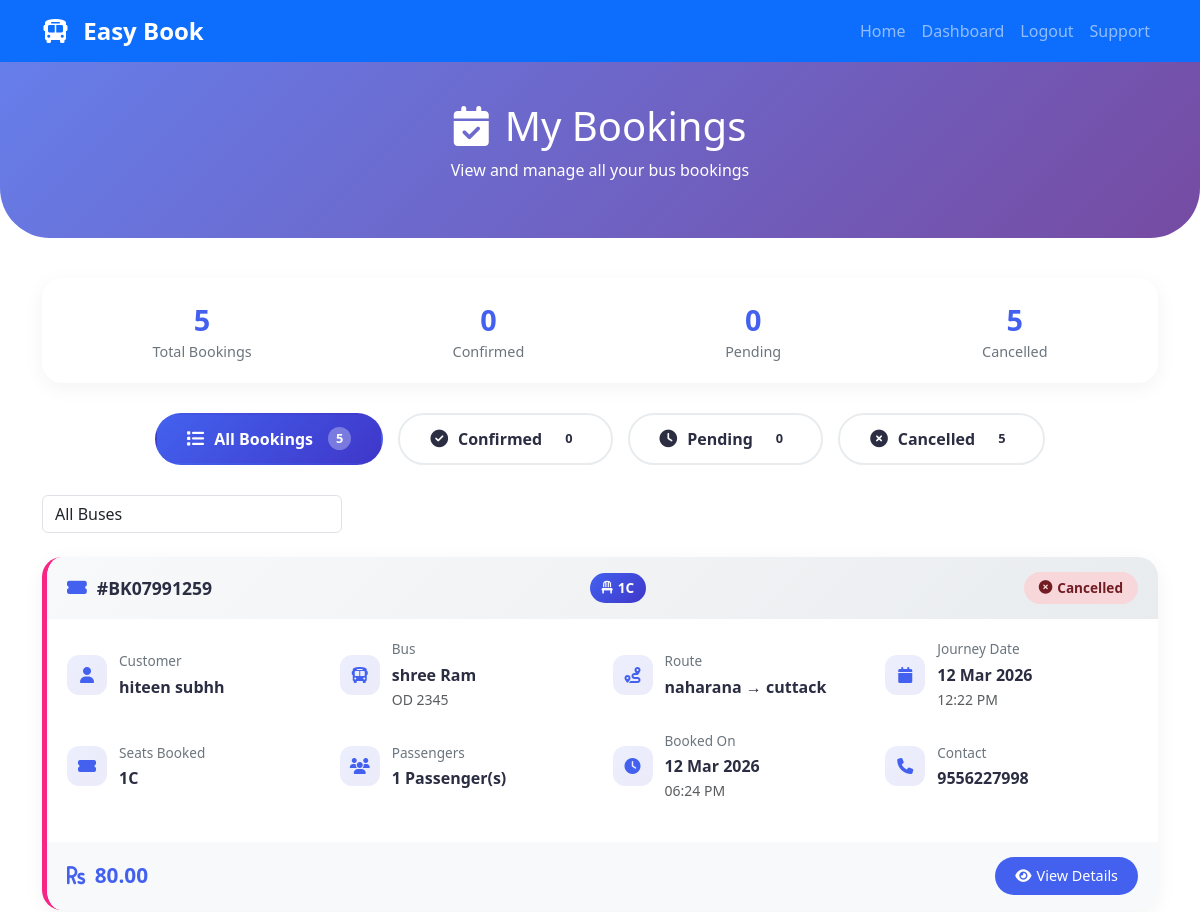
/bus-owner/bookings/ (signed in, upper part), run on an earlier commit of the app's database.
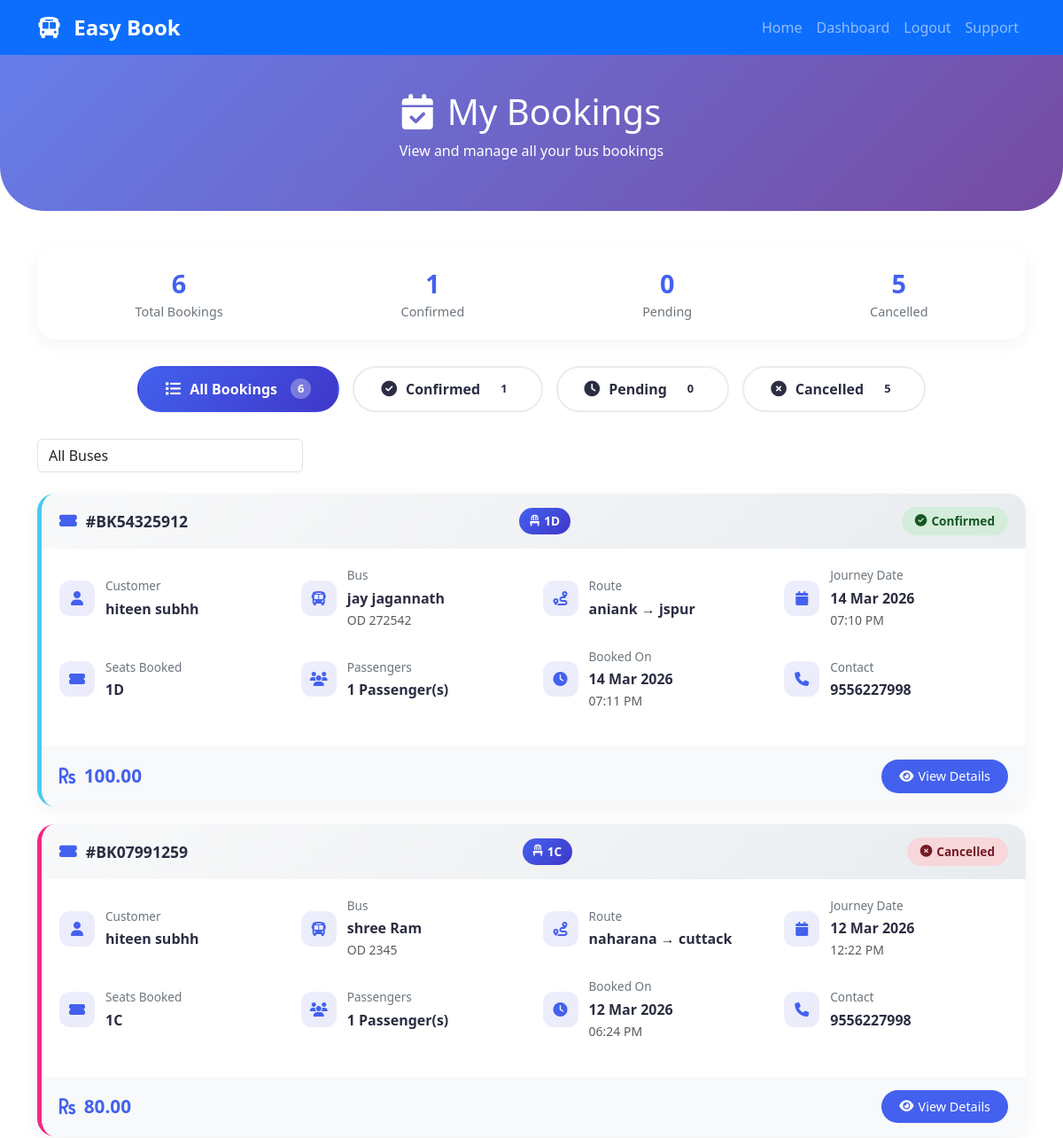
And on a later commit of the database.
### easybook/apps/bookings/models.py (models this page shows, shortened)
class Booking(models.Model):
    BOOKING_STATUS = (
        ('pending', 'Pending'),
        ('confirmed', 'Confirmed'),
        ('cancelled', 'Cancelled'),
        ('completed', 'Completed'),
    )
    user = models.ForeignKey(User, on_delete=models.CASCADE, limit_choices_to={'user_type': 'customer'}, related_name='customer_bookings')
    route = models.ForeignKey(Route, on_delete=models.CASCADE, related_name='route_bookings')
    booking_date = models.DateTimeField(auto_now_add=True)
    journey_date = models.DateField()
    total_amount = models.DecimalField(max_digits=10, decimal_places=2)
    status = models.CharField(max_length=20, choices=BOOKING_STATUS, default='pending')
    payment_id = models.CharField(max_length=100, blank=True, null=True)
    payment_method = models.CharField(max_length=50, blank=True, null=True)
    booking_reference = models.CharField(max_length=20, unique=True)

class BookedSeat(models.Model):
    GENDER_CHOICES = (
        ('M', 'Male'),
        ('F', 'Female'),
        ('O', 'Other'),
    )
    booking = models.ForeignKey(Booking, on_delete=models.CASCADE, related_name='booked_seats')
    seat = models.ForeignKey(Seat, on_delete=models.CASCADE, related_name='seat_bookings')
    passenger_name = models.CharField(max_length=100)
    passenger_age = models.IntegerField()
    passenger_gender = models.CharField(max_length=10, choices=GENDER_CHOICES)
    passenger_adhar = models.CharField(max_length=12, blank=True, null=True)
    class Meta:
        unique_together = ['booking', 'seat']

### easybook/apps/bus_owners/models.py (models this page shows, shortened)
class Seat(models.Model):
    SEAT_TYPES = (
        ('window', 'Window'),
        ('aisle', 'Aisle'),
        ('middle', 'Middle'),
        ('sleeper_lower', 'Sleeper Lower'),
        ('sleeper_upper', 'Sleeper Upper'),
    )
    bus = models.ForeignKey(Bus, on_delete=models.CASCADE, related_name='seats')
    seat_number = models.CharField(max_length=10)
    seat_type = models.CharField(max_length=20, choices=SEAT_TYPES, default='window')
    seat_row = models.IntegerField()
    seat_column = models.IntegerField()
    is_active = models.BooleanField(default=True)
    class Meta:
        unique_together = ['bus', 'seat_number']
        ordering = ['seat_row', 'seat_column']

class Route(models.Model):
    bus = models.ForeignKey(Bus, on_delete=models.CASCADE, related_name='routes')
    source = models.CharField(max_length=100)
    destination = models.CharField(max_length=100)
    departure_time = models.DateTimeField()
    arrival_time = models.DateTimeField()
    duration = models.CharField(max_length=50, help_text="e.g., 5 hours 30 mins", blank=True)
    fare = models.DecimalField(max_digits=10, decimal_places=2)
    available_seats = models.IntegerField()
    operating_days = models.CharField(max_length=100, help_text="Mon,Tue,Wed,Thu,Fri,Sat,Sun", default="All Days")

class Bus(models.Model):
    BUS_TYPES = (
        ('ac', 'AC'),
        ('non_ac', 'Non AC'),
        ('sleeper', 'Sleeper'),
        ('seater', 'Seater'),
        ('ac_sleeper', 'AC Sleeper'),
        ('luxury', 'Luxury'),
    )
    BUS_LAYOUTS = (
        ('2x2', '2 x 2 (4 seats per row)'),
        ('2x1', '2 x 1 (3 seats per row)'),
        ('1x2', '1 x 2 (3 seats per row)'),
        ('sleeper_2x1', 'Sleeper 2 x 1'),
        ('sleeper_1x1', 'Sleeper 1 x 1'),
    )
    owner = models.ForeignKey(User, on_delete=models.CASCADE, limit_choices_to={'user_type': 'bus_owner'}, related_name='buses')
    bus_name = models.CharField(max_length=100)
    bus_type = models.CharField(max_length=20, choices=BUS_TYPES)
    bus_number = models.CharField(max_length=20, unique=True)
    total_seats = models.IntegerField()
    seat_layout = models.CharField(max_length=20, choices=BUS_LAYOUTS, default='2x2')
    amenities = models.TextField(help_text="AC, WiFi, Charging point, etc.", blank=True)
    bus_image = models.ImageField(upload_to='bus_images/', null=True, blank=True)
    is_active = models.BooleanField(default=True)
    created_at = models.DateTimeField(auto_now_add=True)
    updated_at = models.DateTimeField(auto_now=True)

### easybook/apps/accounts/models.py (models this page shows, shortened)
class User(AbstractUser):
    USER_TYPES = (
        ('customer', 'Customer'),
        ('bus_owner', 'Bus Owner'),
        ('admin', 'Admin'),
    )
    user_type = models.CharField(max_length=20, choices=USER_TYPES, default='customer')
    phone = models.CharField(max_length=15, unique=True)
    email_verified = models.BooleanField(default=False)
    phone_verified = models.BooleanField(default=False)
    profile_pic = models.ImageField(upload_to='profile_pics/', null=True, blank=True)
    address = models.CharField(max_length=255, blank=True, null=True)
    city = models.CharField(max_length=100, blank=True, null=True)
    state = models.CharField(max_length=100, blank=True, null=True)
    pincode = models.CharField(max_length=10, blank=True, null=True)
    date_of_birth = models.DateField(null=True, blank=True)
    created_at = models.DateTimeField(auto_now_add=True)
    updated_at = models.DateTimeField(auto_now=True)
    groups = models.ManyToManyField(
        'auth.Group',
        verbose_name='groups',
        blank=True,
        help_text='The groups this user belongs to.',
        related_name="custom_user_set",
        related_query_name="custom_user",
    )
    user_permissions = models.ManyToManyField(
        'auth.Permission',
        verbose_name='user permissions',
        blank=True,
        help_text='Specific permissions for this user.',
        related_name="custom_user_set",
        related_query_name="custom_user",
    )

### easybook/apps/bus_owners/views.py (the view)
# urls.py: path('bookings/', views.bus_bookings, name='bus_bookings'),
@login_required
def bus_bookings(request):
    if request.user.user_type != 'bus_owner':
        messages.error(request, 'Access denied. Bus owner only.')
        return redirect('home')
    buses = Bus.objects.filter(owner=request.user)
    all_routes = Route.objects.filter(bus__in=buses)
    bookings = Booking.objects.filter(route__in=all_routes).order_by('-booking_date')
    status = request.GET.get('status')
    if status:
        bookings = bookings.filter(status=status)
    bus_id = request.GET.get('bus')
    if bus_id:
        bookings = bookings.filter(route__bus_id=bus_id)
    total_bookings = Booking.objects.filter(route__in=all_routes).count()
    confirmed_bookings = Booking.objects.filter(route__in=all_routes, status='confirmed').count()
    pending_bookings = Booking.objects.filter(route__in=all_routes, status='pending').count()
    cancelled_bookings = Booking.objects.filter(route__in=all_routes, status='cancelled').count()
    context = {
        'bookings': bookings,
        'buses': buses,
        'total_bookings': total_bookings,
        'confirmed_bookings': confirmed_bookings,
        'pending_bookings': pending_bookings,
        'cancelled_bookings': cancelled_bookings,
    }
    return render(request, 'bus_owner/bookings.html', context)

### templates/bus_owner/bookings.html (shortened to what the changed rows need)
{% extends 'base.html' %}
{% block content %}
<div class="page-header">
    <div class="container">
        <h1><i class="fas fa-calendar-check me-3"></i>My Bookings</h1>
    </div>
</div>
<div class="container mb-5">
    <div class="stats-card">
        <div class="stat-item">
            <div class="stat-value">{{ total_bookings }}</div>
            <div class="stat-label">Total Bookings</div>
        </div>
        <div class="stat-item">
            <div class="stat-value">{{ confirmed_bookings }}</div>
            <div class="stat-label">Confirmed</div>
        </div>
    </div>
    <div class="filter-tabs">
        <div class="filter-tab {% if not request.GET.status %}active{% endif %}" onclick="filterBookings('all')">
            <i class="fas fa-list"></i>
            All Bookings
            <span class="count">{{ total_bookings }}</span>
        </div>
        <div class="filter-tab {% if request.GET.status == 'confirmed' %}active{% endif %}" onclick="filterBookings('confirmed')">
            <i class="fas fa-check-circle"></i>
            Confirmed
            <span class="count">{{ confirmed_bookings }}</span>
        </div>
    </div>
    {% if bookings %}
        {% for booking in bookings %}
        <div class="booking-card {{ booking.status }}" data-status="{{ booking.status }}">
            <div class="booking-header">
                <div class="booking-ref">
                    <i class="fas fa-ticket-alt"></i>
                    #{{ booking.booking_reference }}
                </div>
                <div class="seat-numbers">
                    {% for seat in booking.booked_seats.all %}
                    <span class="seat-badge">
                        <i class="fas fa-chair"></i>
                        {{ seat.seat.seat_number }}
                    </span>
                    {% endfor %}
                </div>
                <div class="status-badge {{ booking.status }}">
                    <i class="fas
                        {% if booking.status == 'confirmed' %}fa-check-circle
                        {% elif booking.status == 'pending' %}fa-clock
                        {% elif booking.status == 'cancelled' %}fa-times-circle
                        {% else %}fa-question-circle{% endif %}">
                    </i>
                    {{ booking.status|title }}
                </div>
            </div>
            <div class="booking-body">
                <div class="info-grid">
                    <div class="info-item">
                        <div class="info-icon">
                            <i class="fas fa-user"></i>
                        </div>
                        <div class="info-content">
                            <div class="info-label">Customer</div>
                            <div class="info-value">{{ booking.user.get_full_name|default:booking.user.username }}</div>
                        </div>
                    </div>
                    <div class="info-item">
                        <div class="info-icon">
                            <i class="fas fa-bus"></i>
                        </div>
                        <div class="info-content">
                            <div class="info-label">Bus</div>
                            <div class="info-value">{{ booking.route.bus.bus_name }}</div>
                            <small class="text-muted">{{ booking.route.bus.bus_number }}</small>
                        </div>
                    </div>
                    <div class="info-item">
                        <div class="info-icon">
                            <i class="fas fa-route"></i>
                        </div>
                        <div class="info-content">
                            <div class="info-label">Route</div>
                            <div class="info-value">{{ booking.route.source }} → {{ booking.route.destination }}</div>
                        </div>
                    </div>
                    <div class="info-item">
                        <div class="info-icon">
                            <i class="fas fa-calendar"></i>
                        </div>
                        <div class="info-content">
                            <div class="info-label">Journey Date</div>
                            <div class="info-value">{{ booking.journey_date|date:"d M Y" }}</div>
                            <small class="text-muted">{{ booking.route.departure_time|date:"h:i A" }}</small>
                        </div>
                    </div>
                </div>
                <div class="info-grid">
                    <div class="info-item">
                        <div class="info-icon">
                            <i class="fas fa-ticket-alt"></i>
                        </div>
                        <div class="info-content">
                            <div class="info-label">Seats Booked</div>
                            <div class="info-value">
                                {% for seat in booking.booked_seats.all %}
                                    {{ seat.seat.seat_number }}{% if not forloop.last %}, {% endif %}
                                {% endfor %}
                            </div>
                        </div>
                    </div>
                    <div class="info-item">
                        <div class="info-icon">
                            <i class="fas fa-users"></i>
                        </div>
                        <div class="info-content">
                            <div class="info-label">Passengers</div>
                            <div class="info-value">{{ booking.booked_seats.count }} Passenger(s)</div>
                        </div>
                    </div>
                    <div class="info-item">
                        <div class="info-icon">
                            <i class="fas fa-clock"></i>
                        </div>
                        <div class="info-content">
                            <div class="info-label">Booked On</div>
                            <div class="info-value">{{ booking.booking_date|date:"d M Y" }}</div>
                            <small class="text-muted">{{ booking.booking_date|date:"h:i A" }}</small>
                        </div>
                    </div>
                    <div class="info-item">
                        <div class="info-icon">
                            <i class="fas fa-phone"></i>
                        </div>
                        <div class="info-content">
                            <div class="info-label">Contact</div>
                            <div class="info-value">{{ booking.user.phone }}</div>
                        </div>
                    </div>
                </div>
            </div>
            <div class="booking-footer">
                <div class="amount">
                    <i class="fas fa-rupee-sign me-1"></i>
                    {{ booking.total_amount|floatformat:2 }}
                </div>
                <div class="action-buttons">
                    <a href="{% url 'booking_details' booking.id %}" class="btn-view">
                        <i class="fas fa-eye"></i> View Details
                    </a>
                </div>
            </div>
        </div>
        {% endfor %}
    {% else %}
    <div class="empty-state">
        <i class="fas fa-ticket-alt"></i>
        <h3>No Bookings Found</h3>
        <p>There are no bookings matching your criteria.</p>
    </div>
    {% endif %}
</div>
{% endblock %}

What changed in the data, as far as the page shows it:
added Booking: booking_reference "BK54325912", status "Confirmed", user.get_full_name "hiteen subhh", route.bus.bus_name "jay jagannath", route.bus.bus_number "OD 272542", route.source "aniank", route.destination "jspur", journey_date "14 Mar 2026", route.departure_time "07:10 PM", booked_seats.count "1", booking_date "14 Mar 2026", booking_date "07:11 PM", user.phone "9556227998", total_amount "100.00"
added BookedSeat: seat.seat_number "1D"
Also different on the page:
{{ total_bookings }}: "5" → "6"
{{ confirmed_bookings }}: "0" → "1"
